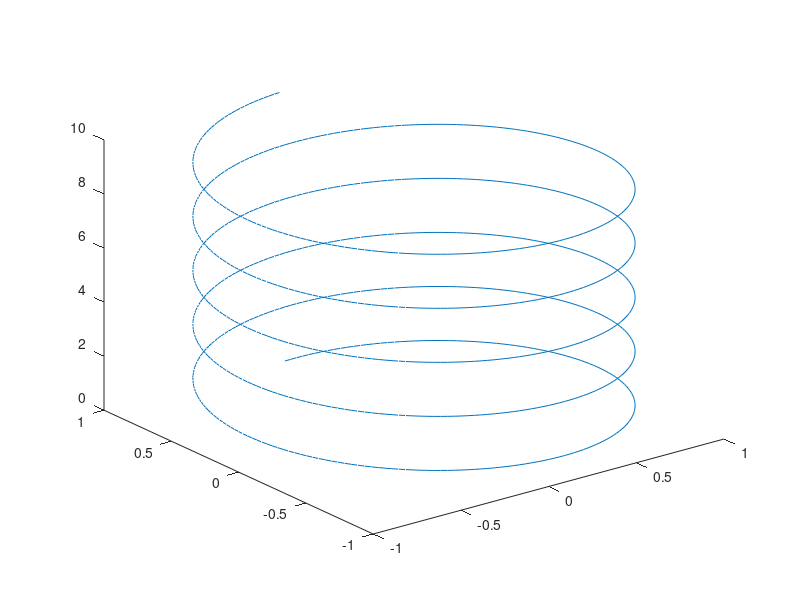

Recreate this plot in MATLAB.

x=zeros(1000,3);
dt=0.01;

for i=1:1000
    x(i,1)=sin(pi*dt*i);
    x(i,2)=cos(pi*dt*i);
    x(i,3)=dt*i;
end
plot3( x(:,1) , x(:,2) , x(:,3));